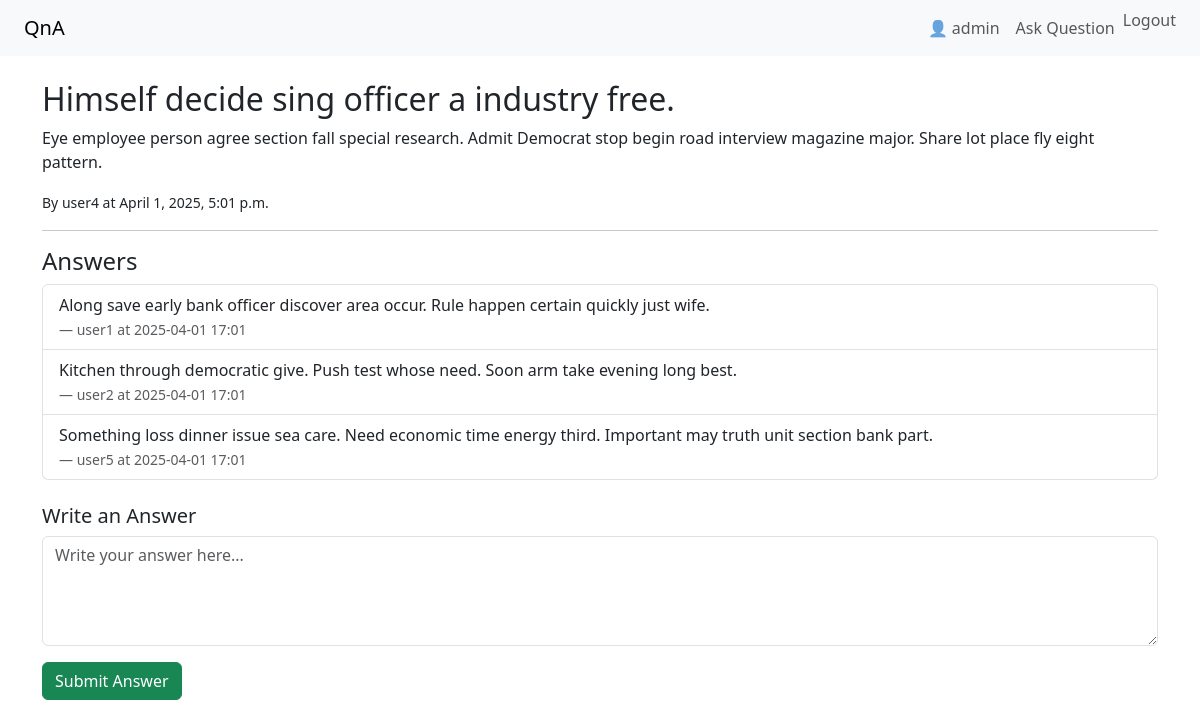
The app's page /question/1/ (signed in) with its own data.
### qa/models.py (models this page shows, shortened)
class Question(models.Model):
    title = models.CharField(max_length=200)
    content = models.TextField()
    author = models.ForeignKey(User, on_delete=models.CASCADE)
    created_at = models.DateTimeField(auto_now_add=True)

class Answer(models.Model):
    question = models.ForeignKey(Question, on_delete=models.CASCADE, related_name='answers')
    content = models.TextField()
    author = models.ForeignKey(User, on_delete=models.CASCADE)
    created_at = models.DateTimeField(auto_now_add=True)

### qa/views.py (the view, shortened to what this page needs)
# urls.py: path('question/<int:pk>/', views.question_detail, name='question_detail'),
def question_detail(request, pk):
    question = get_object_or_404(Question, pk=pk)
    return render(request, 'qa/question_detail.html', {'question': question})

### qa/templates/qa/question_detail.html (shortened to what this page needs)
{% extends 'qa/base.html' %}
{% block content %}
    <h2>{{ question.title }}</h2>
    <p>{{ question.content }}</p>
    <p><small>By {{ question.author.username }} at {{ question.created_at }}</small></p>
    <hr>
    <h4>Answers</h4>
    <ul class="list-group mb-4">
        {% for answer in question.answers.all %}
            <li class="list-group-item">
                {{ answer.content }}<br>
                <small class="text-muted">
                    — {{ answer.author.username }} at {{ answer.created_at|date:"Y-m-d H:i" }}
                </small>
            </li>
        {% empty %}
            <li class="list-group-item">No answers yet.</li>
        {% endfor %}
    </ul>
    {% if user.is_authenticated %}
        <h5>Write an Answer</h5>
        <form method="post">
            <div class="mb-3">
                <textarea name="content" class="form-control" rows="4" placeholder="Write your answer here..."></textarea>
            </div>
            <button type="submit" class="btn btn-success">Submit Answer</button>
        </form>
    {% else %}
        <p><a href="{% url 'login' %}">Login</a> to write an answer.</p>
    {% endif %}
{% endblock %}

### qa/templates/qa/base.html (shortened to what this page needs)
<!DOCTYPE html>
<html lang="en">
<head>
    <link href="https://cdn.jsdelivr.net/npm/bootstrap@5.3.2/dist/css/bootstrap.min.css" rel="stylesheet">
</head>
<body>
    <nav class="navbar navbar-expand-lg navbar-light bg-light px-4">
        <a class="navbar-brand" href="/">QnA</a>
        <div class="collapse navbar-collapse">
            <ul class="navbar-nav ms-auto">
                {% if user.is_authenticated %}
                    <li class="nav-item">
                        <span class="nav-link">👤 {{ user.username }}</span>
                    </li>
                    <li class="nav-item">
                        <a class="nav-link" href="{% url 'ask_question' %}">Ask Question</a>
                    </li>
                    <li class="nav-item">
                        <form action="{% url 'logout' %}" method="post" class="d-inline">
                            <button type="submit" class="btn btn-link nav-link" style="padding: 0;">Logout</button>
                        </form>
                    </li>
                {% else %}
                    <li class="nav-item">
                        <a class="nav-link" href="{% url 'login' %}">Login</a>
                    </li>
                {% endif %}
            </ul>
        </div>
    </nav>
    <div class="container mt-4">
        {% block content %}
        {% endblock %}
    </div>
</body>
</html>

### records on screen
Question: title "Himself decide sing officer a industry free.", content "Eye employee person agree section fall special research. Admit Democrat stop begin road interview magazine major. Share lot place fly eight pattern.", author.username "user4", created_at "April 1, 2025, 5:01 p.m."
Answer: content "Along save early bank officer discover area occur. Rule happen certain quickly just wife.", author.username "user1", created_at "2025-04-01 17:01"
Answer: content "Kitchen through democratic give. Push test whose need. Soon arm take evening long best.", author.username "user2", created_at "2025-04-01 17:01"
Answer: content "Something loss dinner issue sea care. Need economic time energy third. Important may truth unit section bank part.", author.username "user5", created_at "2025-04-01 17:01"

### other values on screen
{{ user.username }} "admin"
